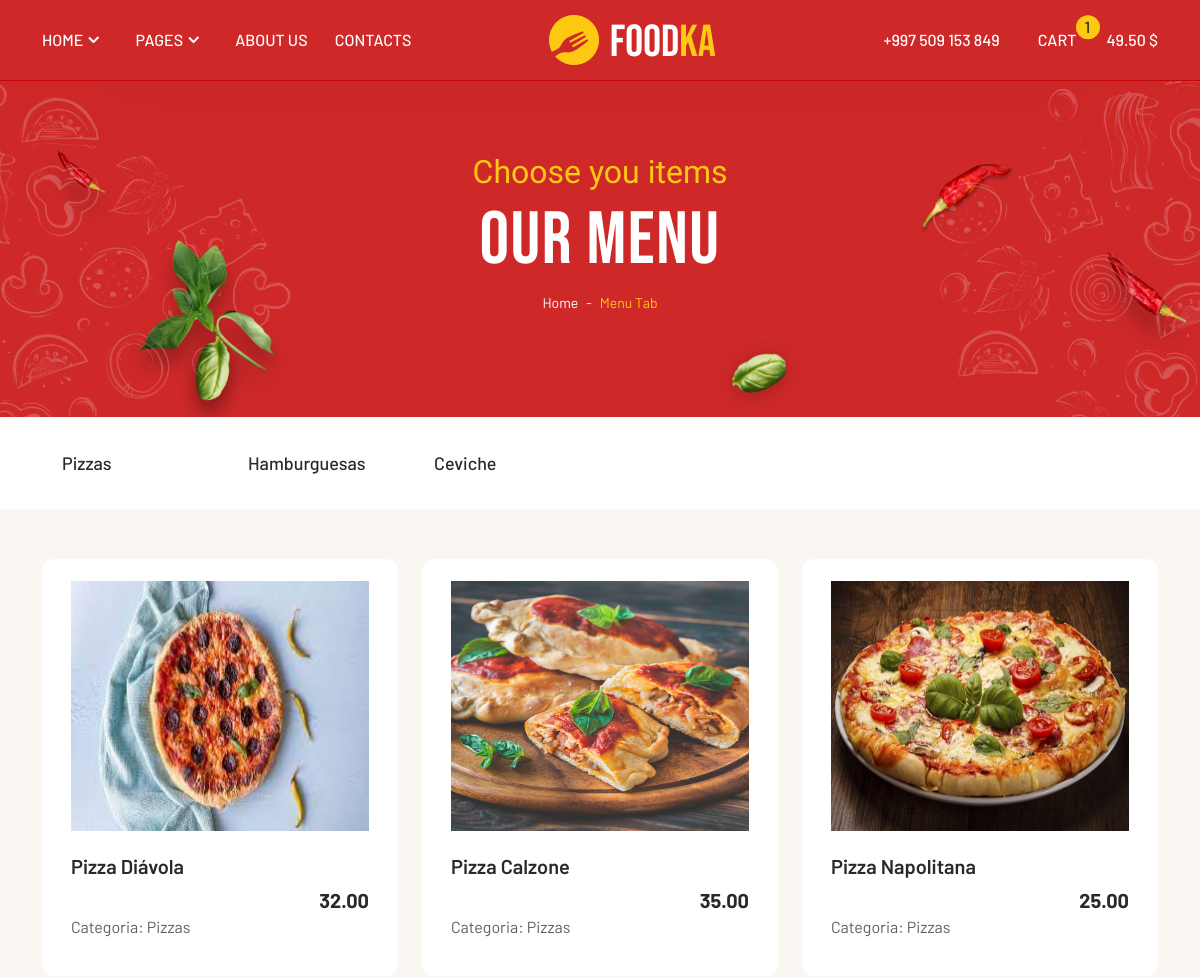
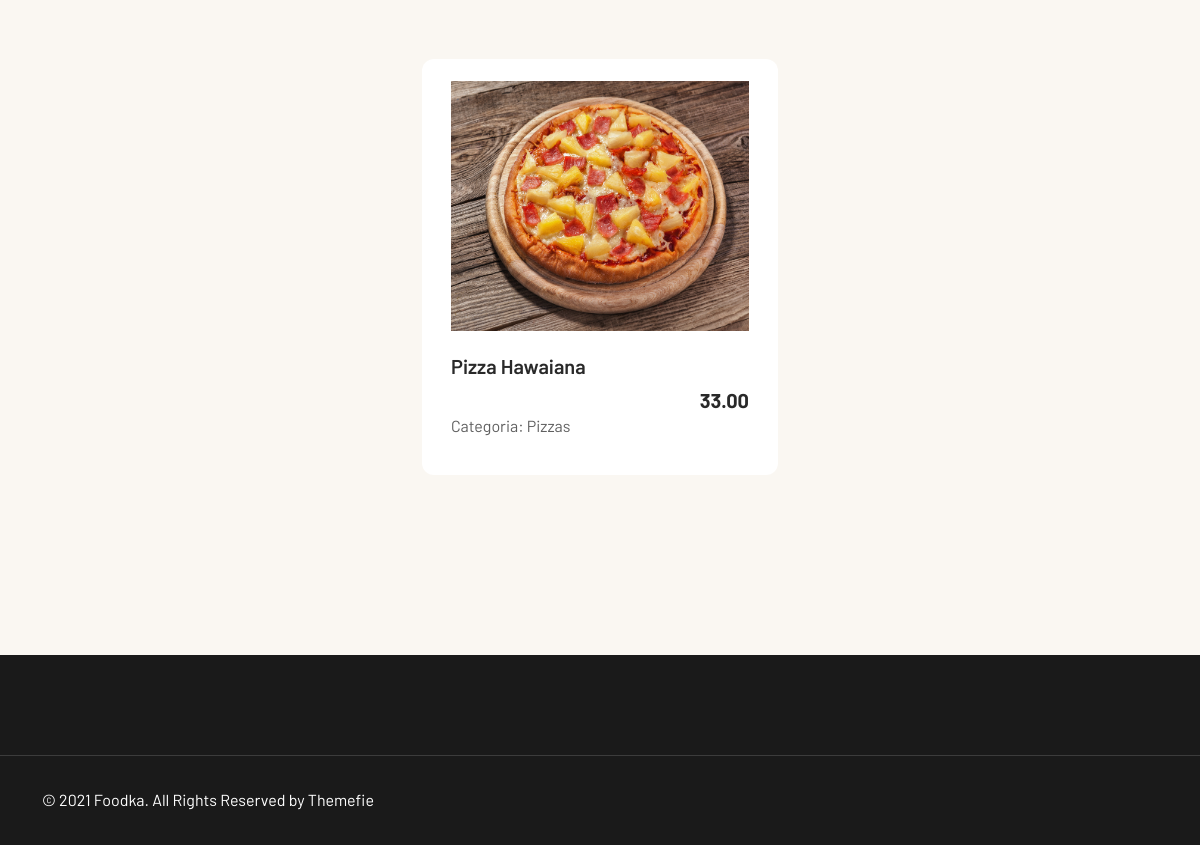
/categoria/5/, run on the app's committed database (2 pictures, top to bottom).
### web/models.py (models this page shows, shortened)
class Categoria(models.Model):
    nombre = models.CharField(max_length=200)
    pub_date = models.DateTimeField('Fecha Creación')

class Producto(models.Model):
    categoria = models.ForeignKey(Categoria, on_delete=models.CASCADE)
    nombre = models.CharField(max_length=200)
    precio = models.DecimalField(max_digits=6, decimal_places=2)
    stock = models.IntegerField(default=0)
    detalle = models.CharField(max_length=500)
    imagen = models.ImageField(upload_to='productos', blank=True, null=True)
    pub_date = models.DateTimeField('date published')

### web/views.py (the view)
# urls.py: path('categoria/<int:category_id>/',views.categoria,name='categoria'),
def categoria(request, category_id):
    category_list = Categoria.objects.all()
    product_list = Producto.objects.filter(categoria_id = category_id)
    return render(request,'categorias.html',{'product_list' : product_list,'category_list' : category_list})

### web/templates/categorias.html (shortened to what this page needs)
{% extends 'layout.html' %}
{% block content %}
<section class="category-area">
    <div class="container">
        <div class="row justify-content-center">
            <div class="col-lg-12 align-self-center">
                <ul class="category-menu">
                    {% for category in category_list %}
                    <li class="category-wrap"><a href="/categoria/{{category.id}}/"><img src="" alt="">{{category.nombre}}</a>
                    </li>
                    {% endfor %}
                </ul>
            </div>
        </div>
    </div>
</section>
<section class="populer-area pd-top-50 pd-bottom-120">
    <div class="container">
        <div class="row justify-content-center">
            {% for prod in product_list %}
            <div class="col-lg-4 col-md-6">
                <div class="single-item-wrap">
                    <div class="thumb">
                        <img style="width: 350px; height: 250px;" src="{{ prod.imagen.url }}" alt="img">
                    </div>
                    <div class="wrap-details">
                        <h5><a href="{% url 'web:detalle' prod.id %}">{{ prod.nombre }}</a></h5>
                        <div class="wrap-footer">
                            <h6 class="price">{{ prod.precio }}</h6>
                        </div>
                        <p class="wrap-footer"> Categoria: {{ prod.categoria.nombre }}</p>
                    </div>
                </div>
            </div>
            {% endfor %}
        </div>
    </div>
</section>
{% endblock %}

### web/static/assets/css/responsive.css (style rules this page uses)
@media all and (max-width: 1440px) { .single-item-wrap .wrap-details h5 { font-size: 20px; } }

### data on the page
Categoria: nombre "Pizzas"
Categoria: nombre "Hamburguesas"
Categoria: nombre "Ceviche"
Producto: imagen (picture), nombre "Pizza Diávola", precio "32.00", categoria.nombre "Pizzas"
Producto: imagen (picture), nombre "Pizza Calzone", precio "35.00", categoria.nombre "Pizzas"
Producto: imagen (picture), nombre "Pizza Napolitana", precio "25.00", categoria.nombre "Pizzas"
Producto: imagen (picture), nombre "Pizza Hawaiana", precio "33.00", categoria.nombre "Pizzas"
